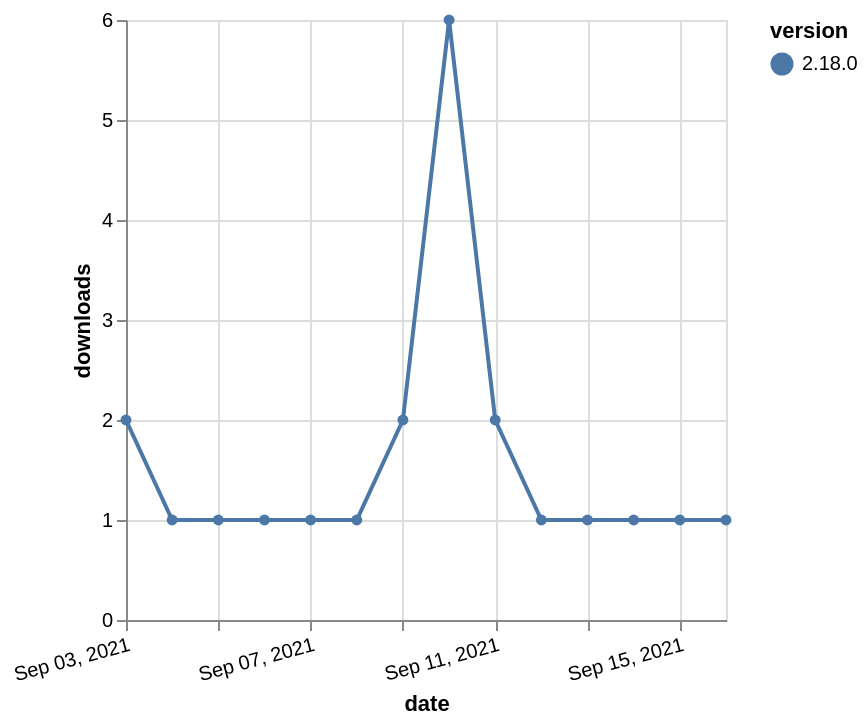

The Vega-Lite source for this figure:
### Vega-Lite specification from a JSON file in a GitHub repository (floating-point values rounded to 4 significant figures)
{"$schema": "https://vega.github.io/schema/vega-lite/v5.json", "description": "A simple bar chart with embedded data.", "data": {"values": [{"date": "2021-09-03", "total": 517, "delta": 2, "version": "2.18.0"}, {"date": "2021-09-04", "total": 518, "delta": 1, "version": "2.18.0"}, {"date": "2021-09-05", "total": 519, "delta": 1, "version": "2.18.0"}, {"date": "2021-09-06", "total": 520, "delta": 1, "version": "2.18.0"}, {"date": "2021-09-07", "total": 521, "delta": 1, "version": "2.18.0"}, {"date": "2021-09-08", "total": 522, "delta": 1, "version": "2.18.0"}, {"date": "2021-09-09", "total": 524, "delta": 2, "version": "2.18.0"}, {"date": "2021-09-10", "total": 530, "delta": 6, "version": "2.18.0"}, {"date": "2021-09-11", "total": 532, "delta": 2, "version": "2.18.0"}, {"date": "2021-09-12", "total": 533, "delta": 1, "version": "2.18.0"}, {"date": "2021-09-13", "total": 534, "delta": 1, "version": "2.18.0"}, {"date": "2021-09-14", "total": 535, "delta": 1, "version": "2.18.0"}, {"date": "2021-09-15", "total": 536, "delta": 1, "version": "2.18.0"}, {"date": "2021-09-16", "total": 537, "delta": 1, "version": "2.18.0"}]}, "width": "container", "mark": {"type": "line", "point": {"filled": true}}, "encoding": {"x": {"field": "date", "type": "temporal", "timeUnit": "yearmonthdate", "title": "date", "axis": {"labelAngle": -15}}, "y": {"field": "delta", "type": "quantitative", "title": "downloads"}, "color": {"field": "version", "type": "nominal"}, "tooltip": {"field": "delta"}}}
